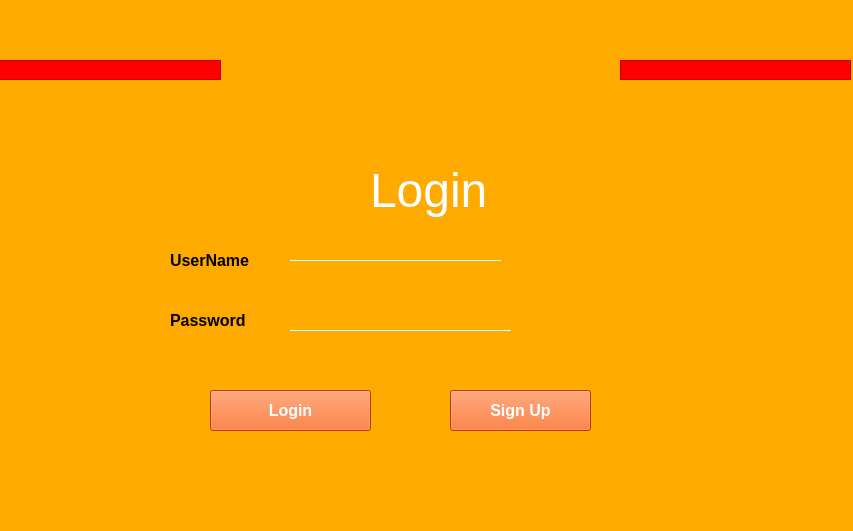
<?xml version="1.0" encoding="UTF-8"?>
<ui version="4.0">
 <class>MainWindow</class>
 <widget class="QMainWindow" name="MainWindow">
  <property name="geometry">
   <rect>
    <x>0</x>
    <y>0</y>
    <width>853</width>
    <height>531</height>
   </rect>
  </property>
  <property name="windowTitle">
   <string>MainWindow</string>
  </property>
  <widget class="QWidget" name="centralwidget">
   <widget class="QWidget" name="widget" native="true">
    <property name="geometry">
     <rect>
      <x>-50</x>
      <y>0</y>
      <width>981</width>
      <height>531</height>
     </rect>
    </property>
    <property name="styleSheet">
     <string notr="true">background-color: rgb(255, 170, 0);</string>
    </property>
    <widget class="QLabel" name="label">
     <property name="geometry">
      <rect>
       <x>420</x>
       <y>160</y>
       <width>121</width>
       <height>61</height>
      </rect>
     </property>
     <property name="font">
      <font>
       <family>Segoe UI Historic</family>
       <pointsize>36</pointsize>
       <weight>50</weight>
       <italic>false</italic>
       <bold>false</bold>
       <underline>false</underline>
       <strikeout>false</strikeout>
      </font>
     </property>
     <property name="styleSheet">
      <string notr="true">color: rgb(255, 255, 255);</string>
     </property>
     <property name="text">
      <string>Login</string>
     </property>
    </widget>
    <widget class="QLineEdit" name="userInput">
     <property name="geometry">
      <rect>
       <x>340</x>
       <y>230</y>
       <width>211</width>
       <height>31</height>
      </rect>
     </property>
     <property name="styleSheet">
      <string notr="true">background:transparent;
border-color: rgb(255, 255, 255);
border:none;
color:#ffffff;
border-bottom:1px solid #ffffff;
</string>
     </property>
    </widget>
    <widget class="QLineEdit" name="passInput">
     <property name="geometry">
      <rect>
       <x>340</x>
       <y>300</y>
       <width>221</width>
       <height>31</height>
      </rect>
     </property>
     <property name="styleSheet">
      <string notr="true">background:transparent;
border-color: rgb(255, 255, 255);
border:none;
color:#ffffff;
border-bottom:1px solid #ffffff;
</string>
     </property>
     <property name="echoMode">
      <enum>QLineEdit::Password</enum>
     </property>
    </widget>
    <widget class="QLabel" name="label_2">
     <property name="geometry">
      <rect>
       <x>220</x>
       <y>250</y>
       <width>101</width>
       <height>20</height>
      </rect>
     </property>
     <property name="font">
      <font>
       <pointsize>12</pointsize>
       <weight>75</weight>
       <bold>true</bold>
      </font>
     </property>
     <property name="text">
      <string>UserName</string>
     </property>
    </widget>
    <widget class="QLabel" name="label_3">
     <property name="geometry">
      <rect>
       <x>220</x>
       <y>310</y>
       <width>81</width>
       <height>20</height>
      </rect>
     </property>
     <property name="font">
      <font>
       <pointsize>12</pointsize>
       <weight>75</weight>
       <bold>true</bold>
      </font>
     </property>
     <property name="text">
      <string>Password</string>
     </property>
    </widget>
    <widget class="QPushButton" name="pushButton">
     <property name="geometry">
      <rect>
       <x>260</x>
       <y>390</y>
       <width>161</width>
       <height>41</height>
      </rect>
     </property>
     <property name="font">
      <font>
       <pointsize>12</pointsize>
       <weight>75</weight>
       <bold>true</bold>
      </font>
     </property>
     <property name="styleSheet">
      <string notr="true">background-color: rgb(255, 255, 255);
color: rgb(255, 85, 0);
background-color: rgb(255, 85, 0);
background-color: rgb(255, 170, 0);
color: rgb(255, 85, 0);
color: rgb(255, 255, 255);
background-color: rgb(255, 170, 0);
background-color: rgb(255, 85, 0);</string>
     </property>
     <property name="text">
      <string>Login</string>
     </property>
    </widget>
    <widget class="QPushButton" name="btnSignup">
     <property name="geometry">
      <rect>
       <x>500</x>
       <y>390</y>
       <width>141</width>
       <height>41</height>
      </rect>
     </property>
     <property name="font">
      <font>
       <pointsize>12</pointsize>
       <weight>75</weight>
       <bold>true</bold>
      </font>
     </property>
     <property name="styleSheet">
      <string notr="true">background-color: rgb(255, 255, 255);
color: rgb(255, 255, 255);
background-color: rgb(255, 85, 0);</string>
     </property>
     <property name="text">
      <string>Sign Up</string>
     </property>
    </widget>
    <widget class="QLabel" name="label_4">
     <property name="geometry">
      <rect>
       <x>270</x>
       <y>0</y>
       <width>401</width>
       <height>161</height>
      </rect>
     </property>
     <property name="text">
      <string/>
     </property>
     <property name="pixmap">
      <pixmap>360_F_276925989_IKm7vADWuqKwIiNhPofdud2loR6p3PyB.jpg</pixmap>
     </property>
     <property name="scaledContents">
      <bool>true</bool>
     </property>
    </widget>
    <widget class="QFrame" name="frame_3">
     <property name="geometry">
      <rect>
       <x>670</x>
       <y>60</y>
       <width>231</width>
       <height>20</height>
      </rect>
     </property>
     <property name="styleSheet">
      <string notr="true">background-color: rgb(255, 0, 0);</string>
     </property>
     <property name="frameShape">
      <enum>QFrame::StyledPanel</enum>
     </property>
     <property name="frameShadow">
      <enum>QFrame::Raised</enum>
     </property>
    </widget>
    <widget class="QLabel" name="error">
     <property name="geometry">
      <rect>
       <x>170</x>
       <y>360</y>
       <width>241</width>
       <height>21</height>
      </rect>
     </property>
     <property name="styleSheet">
      <string notr="true">color: rgb(0, 0, 0);</string>
     </property>
     <property name="text">
      <string/>
     </property>
    </widget>
    <widget class="QFrame" name="frame_2">
     <property name="geometry">
      <rect>
       <x>0</x>
       <y>60</y>
       <width>271</width>
       <height>20</height>
      </rect>
     </property>
     <property name="styleSheet">
      <string notr="true">background-color: rgb(255, 0, 0);</string>
     </property>
     <property name="frameShape">
      <enum>QFrame::StyledPanel</enum>
     </property>
     <property name="frameShadow">
      <enum>QFrame::Raised</enum>
     </property>
    </widget>
   </widget>
  </widget>
 </widget>
 <resources>
  <include location="mbox.txt"/>
 </resources>
 <connections/>
</ui>
